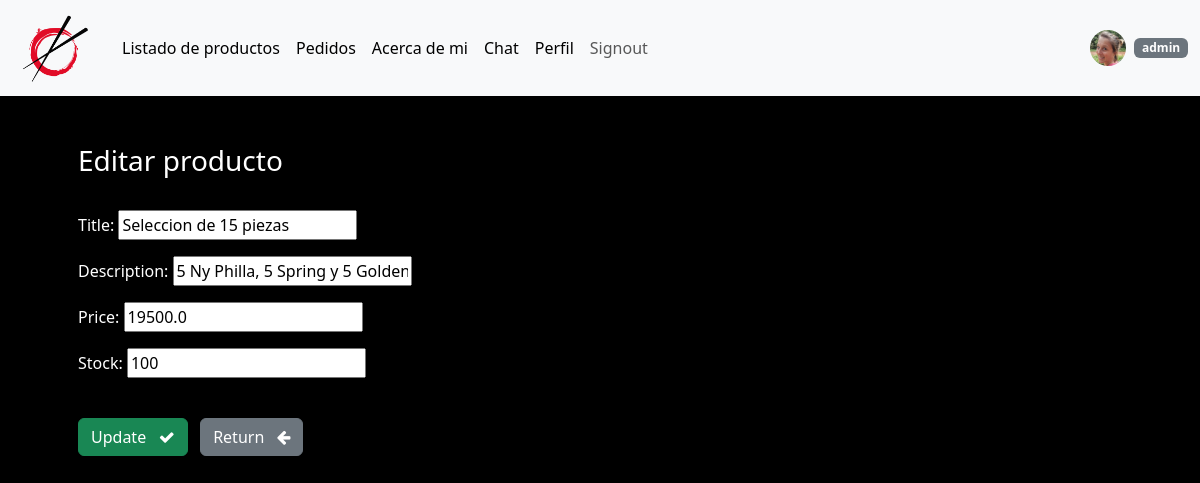
/products/update/7 (signed in), run on the app's committed database.
### core/models.py (models this page shows, shortened)
class UserInfo(models.Model):
    user = models.OneToOneField(User, on_delete=models.CASCADE)
    avatar = models.ImageField(upload_to='avatares', null=True, blank=True)
    birthDate = models.DateField(null=True)

class Product(models.Model):
    creation_date = models.DateTimeField(auto_now_add=True)
    picture = models.ImageField(upload_to='products', null=True)
    title = models.CharField(max_length=50)
    description = models.CharField(max_length=200)
    price = models.FloatField(default=0)
    stock = models.IntegerField(default=0)

### core/views.py (the view)
# urls.py: path('products/update/<int:product_id>', views.update_product, name='update_product'), # ADMIN - Update product
@login_required(login_url='core:my-login')
def update_product (request, product_id):
    try:
        product = Product.objects.get(id=product_id)
        if request.method == 'POST':
            form = UpdateProductForm(request.POST, instance=product)
            if form.is_valid():
                form.save()
            return redirect("core:products")
        form = UpdateProductForm(instance=product)
        context = {'form': form, 'product': product}
        return render(request, 'core/update_product.html', context=context)
    except:
        return redirect("core:products")

### core/forms.py
class UpdateProductForm(forms.ModelForm):
    class Meta:
        model = Product
        fields = ['title', 'description', 'price', 'stock']

### templates/core/update_product.html (shortened to what this page needs)
{% extends 'core/base.html' %}
{% load static %}
{% block content %}
<body class="bg-black">
    <div class="container shadow-md p-5 form-layout text-white">
        <h3> Editar producto </h3>
        <br>
        <form method="POST" autocomplete="off" enctype="multipart/form-data">
            {{form.as_p}}
            <br>
            <button type="submit" class="btn btn-success">
                Update &nbsp; <i class="fa fa-check" aria-hidden="true"></i>
            </button>
            <a href="{% url 'core:products' %}" class="btn btn-secondary">
                Return &nbsp; <i class="fa fa-arrow-left" aria-hidden="true"></i>
            </a>
        </form>
    </div>
    <br>
</body>
{% endblock %}

### templates/core/navbar.html (shortened to what this page needs)
{% load static %}
{% block content %}
<nav class="navbar navbar-expand-lg bg-body-tertiary">
    <div class="container-fluid">
      <a class="navbar-brand" href="{% url 'core:home' %}"><img src="{% static 'images/logo2.png' %}" alt="" class="rounded mx-2" width="70px"></a>
      <div class="collapse navbar-collapse" id="navbarSupportedContent">
        <ul class="navbar-nav me-auto mb-2 mb-lg-0">
          {% if user.is_authenticated %}
            <li class="nav-item">
              <a class="nav-link active" href="{% url 'core:products' %}">Listado de productos</a>
            </li>
            {% if not user.is_superuser %}
            <li class="nav-item">
              <a class="nav-link active" aria-current="page" href="{% url 'core:cart' %}">Mis pedidos</a>
            </li>
            {% else %}
            <li class="nav-item">
              <a class="nav-link active" aria-current="page" href="{% url 'core:requests' %}">Pedidos</a>
            </li>
            {% endif %}
            {% if user.is_superuser %}
            <li class="nav-item">
              <a class="nav-link active" aria-current="page" href="{% url 'core:aboutMe' %}">Acerca de mi</a>
            </li>
            {% endif %}
          {% endif %}
          {% if user.is_authenticated %}
          <li class="nav-item">
            <a class="nav-link active" href="{% url 'mensajeria:chat' %}">Chat</a>
          </li>
          <li class="nav-item">
            <a class="nav-link active" aria-current="page" href="{% url 'core:profile' %}">Perfil</a>
          </li>
          <li class="nav-item">
            <form action={% url 'core:user-logout' %} method="post">
              <button class="nav-link">Signout</button>
            </form>
          </li>
          {% endif %}
        </ul>
        {% if user.is_authenticated %}
        <img class="avatar avatar-xs mx-2" src="{{request.user.userinfo.avatar.url}}" alt="...">
        <span class="badge text-bg-secondary">{{request.user}}</span>
        {% endif%}
      </div>
    </div>
  </nav>
  {% endblock %}

### static/css/styles.css (style rules this page uses)
.avatar { position: relative; display: inline-block; width: 36px; height: 36px; line-height: 36px; text-align: center; border-radius: 100%; background-color: #f5f6f7; color: #8b95a5; text-transform: uppercase; }
button, input, optgroup, select, textarea { font-family: Roboto,sans-serif; font-weight: 300; }

### data on the page
Product: title "Seleccion de 15 piezas", description "5 Ny Philla, 5 Spring y 5 Golden", price "19500.0", stock "100"

### other printed values
{{ request.user }} "admin"
